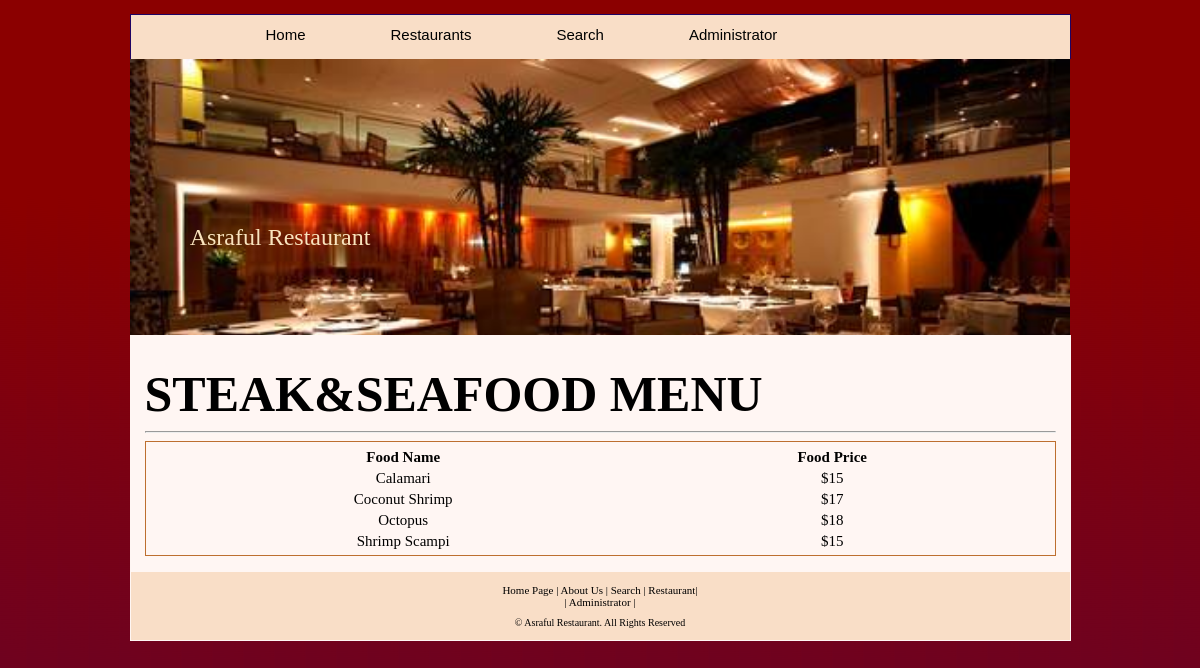
/Restaurant_Management/menu.php?id=2, run on the app's committed database.
### tables this page shows
CREATE TABLE `categories` (
  `category_id` int(15) NOT NULL,
  `category_name` varchar(45) NOT NULL,
  `category_location_1` int(11) DEFAULT NULL,
  `category_location_2` int(11) DEFAULT NULL,
  `time` varchar(100) DEFAULT NULL
);

CREATE TABLE `food_details` (
  `food_id` int(15) NOT NULL,
  `food_name` varchar(50) NOT NULL,
  `food_description` text NOT NULL,
  `food_price` float NOT NULL,
  `food_category` int(15) NOT NULL
);

CREATE TABLE `currencies` (
  `currency_id` int(5) NOT NULL,
  `currency_symbol` varchar(15) NOT NULL,
  `flag` int(1) NOT NULL
);

### Restaurant_Management/menu.php (the view, shortened to what this page needs)
<?php
    $link = mysqli_connect(DB_HOST, DB_USER, DB_PASSWORD);
    $result = mysqli_query($link, "SELECT * FROM food_details,categories WHERE food_details.food_category=categories.category_id ")
    or die("A problem has occured ... \n" . "Our team is working on it at the moment ... \n" . "Please check back after few hours.");
    ?>
<?php
    $flag_1 = 1;
    $currencies = mysqli_query($link, "SELECT * FROM currencies WHERE flag='$flag_1'")
    or die("A problem has occured ... \n" . "Our team is working on it at the moment ... \n" . "Please check back after few hours.");
    ?>
<?php
    if (isset($_GET['id'])) {
        function clean($link, $str)
        {
            $str = @trim($str);
            return mysqli_real_escape_string($link, $str);
        }
        $id = clean($link, $_GET['id']);
        $cat = mysqli_query($link, "SELECT * FROM categories WHERE category_id='$id'");
        $result = mysqli_query($link, "SELECT * FROM food_details,categories WHERE food_category='$id' AND food_details.food_category=categories.category_id ")
        or die("A problem has occured ... \n" . "Our team is working on it at the moment ... \n" . "Please check back after few hours.");
    }
    ?>
<!DOCTYPE HTML PUBLIC "-//W3C//DTD HTML 4.01 Transitional//EN" "http://www.w3.org/TR/html4/loose.dtd">
<html>
<html>
<head>
<link href="stylesheets/user_styles.css?<?php echo time(); ?>" rel="stylesheet" type="text/css">
</head>
<body>
<div id="page">
<div id="menu">
<ul>
<li><a href="index.php">Home</a></li>
<li><a href="links.php">Restaurants</a></li>
<li><a href="specialdeals.php">Search</a></li>
<li><a href="admin/index.php" target="_blank">Administrator</a></li>
</ul>
</div>
<div id="header">
<div id="logo"><a href="index.php" class="blockLink"></a></div>
<div id="company_name">Asraful Restaurant</div>
</div>
<div id="center">
<h1>
<?php if (isset($_GET['id']) || isset($_POST['category'])) {
    while ($row = mysqli_fetch_array($cat)) {
        echo $row['category_name'];
        break;
    }
} else { ?>
All Restaurants
<?php } ?>
 Menu
</h1>
<hr>
<div style="border:#bd6f2f solid 1px;padding:4px 6px 2px 6px">
<table width="860" height="auto" style="text-align:center;">
<tr>
<th>Food Name</th>
<th>Food Price</th>
</tr>
<?php
    $count = mysqli_num_rows($result);
    if (isset($_POST['Submit']) && $count < 1) {
        echo "<html><script language='JavaScript'>alert('There are no foods under the selected category at the moment. Please check back later.')</script></html>";
    } else {
        $symbol = mysqli_fetch_assoc($currencies);
        while ($row = mysqli_fetch_assoc($result)) {
            echo "<tr>";
            echo "<td>" . $row['food_name'] . "</td>";
            echo "<td>" . $symbol['currency_symbol'] . "" . $row['food_price'] . "</td>";
            echo "</tr>";
        }
    }
    ?>
</table>
</div>
</div>
<div id="footer">
<div class="bottom_menu"><a href="index.php">Home Page</a> | <a href="aboutus.php">About Us</a> | <a
href="specialdeals.php">Search</a> | <a href="foodzone.php">Restaurant</a>|<br>
| <a href="admin/index.php" target="_blank">Administrator</a> |
</div>
<div class="bottom_addr">&copy; Asraful Restaurant. All Rights Reserved</div>
</div>
</div>
</body>
</html>

### Restaurant_Management /stylesheets/user_styles.css (style rules this page uses)
html,body { margin:0; padding:0; background:rgb(31, 3, 99) url(../images/base.png) repeat-x top; width:100%;height:100%; font-family:tahoma; }
a { color: #B80000; text-decoration: underline; }
h1 { font-weight: bold; color: #000000; margin: 0px; font-size:50px; text-transform:uppercase; margin: 15px 0 8px 0; }
.bottom_addr { font-size: 11px; color: #000; padding: 5px 0 12px 0; text-align:center; font-size:10px; }
.bottom_menu { color: #000000; text-align: center; padding-top: 12px; padding-bottom: 4px; font-size:11px; }
.bottom_menu a { color: #000000; text-decoration: none; }
#page { width:1000px; margin:0 auto; padding-top:14px; }
#menu { border-top: 1px solid rgb(31, 3, 99); border-left: 1px solid rgb(31, 3, 99); border-right: 1px solid rgb(31, 3, 99); width:939px; margin:0 auto; background:#f9dec7; position:relative; height:44px; overflow:hidden; text-align:left; }
#menu ul { padding:0px; margin:0px; margin-left:50px; }
#menu ul li { width:auto; height:30px; float:left; font-family:Arial, Helvetica, sans-serif; font-size:15px; color:#000000; background-repeat:no-repeat; background-position:left center; line-height:20px; text-align:center; margin-left:0px; list-style:none; padding-left:85px; padding-top:10px; background:url(images/icon_menu.gif); }
#menu ul li a { width:auto; height:30px; float:left; text-decoration:none; font-family:Arial, Helvetica, sans-serif; font-size:15px; color:#000000; list-style:none; }
#footer { width:939px; margin:0 auto; background:#f9dec7; border: 1px solid #fff6f3; }
#center { width:911px; margin:0 auto; background:#fff6f3; padding:15px; font-size:15px; text-align:justify; }
#header { margin-left:30px; width:940px; background:url(../images/heads.jpg) no-repeat; height:276px; background-size: cover; }
#company_name { font-size: 24px; text-transform: none; color: #FFFFFF; position:absolute; color:#f9e4be; font-family:"trebuchet MS"; width:250px; text-align:center; margin-top:165px; margin-left:25px; }
#logo { background:url(../images/logo.gif) no-repeat; width:90px; height:89px; position:absolute; margin: 67px 0 0 105px; }
.blockLink { position:absolute; top:0; left: 0; width:100%; height:100%; z-index: 1; }

### data on the page
categories: category_name "STEAK&SEAFOOD"
food_details: food_name "Calamari", food_price "15"
currencies: currency_symbol "$"
food_details: food_name "Coconut Shrimp", food_price "17"
food_details: food_name "Octopus", food_price "18"
food_details: food_name "Shrimp Scampi", food_price "15"
